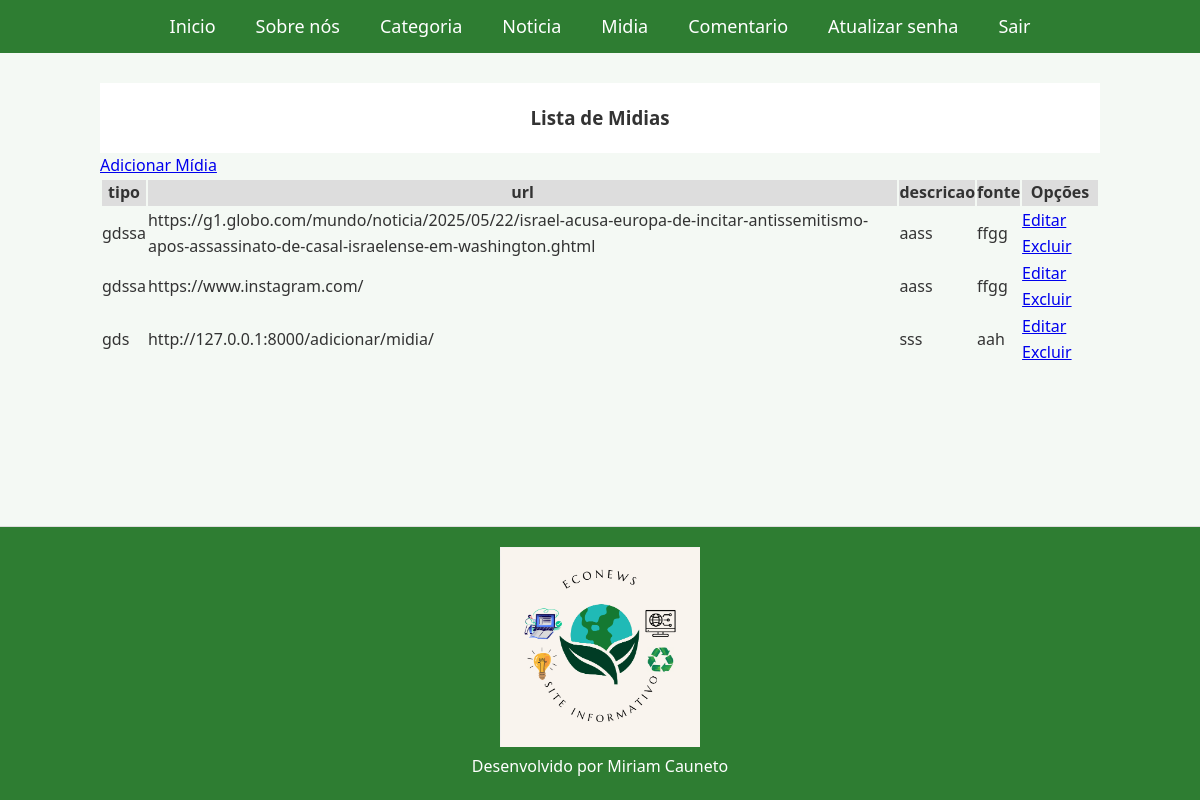
The app's page /listar/midia/ (signed in) with its own data.
### paginas/models.py (models this page shows, shortened)
class Midia(models.Model):
    tipo = models.CharField(max_length=150)
    url = models.URLField(max_length=150)
    descricao = models.CharField(max_length=200, verbose_name= "descricao")
    fonte = models.CharField(max_length=150)

### paginas/views.py (the view)
# urls.py: path("listar/midia/", MidiaList.as_view(), name="listar-midia"),
class MidiaList(LoginRequiredMixin, ListView):
    model = Midia
    template_name = 'paginas/midia.html'

### paginas/templates/paginas/midia.html
{% extends "paginas/index.html" %}
{% load static %}
{% block conteudo %}
<header>
    <h3> Lista de Midias </h3>
</header>
<a href="{% url "adicionar-midia" %}">Adicionar Mídia</a>
<br>
<table>
    <tr>
        <th>tipo</th>
        <th>url</th>
        <th>descricao</th>
        <th>fonte</th>
        <th>Opções</th>
    </tr>
    {% for midia in object_list %}
    <tr>
        <td>{{midia.tipo}}</td>
        <td>{{midia.url}}</td>
        <td>{{midia.descricao}}</td>
        <td>{{midia.fonte}}</td>
        <td>
            <a href="{% url "editar-midia" midia.pk %}">Editar</a>
            <a href="{% url "excluir-midia" midia.pk %}">Excluir</a>
        </td>
    </tr>
    {% empty %}
    <tr>
        <td colspan="5"> Nenhum registro encontrado.</td>
    </tr>
    {% endfor %}
</table>
{% endblock %}

### static/css/estilo.css (style rules this page uses)
:root { --primary-color: #2E7D32; --accent-color: #81C784; --background-color: #f4f9f4; --text-color: #333; --link-color: #388E3C; --link-hover: #1B5E20; --white: #fff; }
* { box-sizing: border-box; margin: 0; padding: 0; }
body { font-family: 'Segoe UI', Tahoma, Geneva, Verdana, sans-serif; background-color: var(--background-color); color: var(--text-color); line-height: 1.6; display: flex; flex-direction: column; min-height: 100vh; }
header { text-align: center; padding: 20px 0; background-color: var(--white); }
main table th { background-color: #ddd; }

### records on screen
Midia: tipo "gdssa", url "https://g1.globo.com/mundo/noticia/2025/05/22/israel-acusa-europa-de-incitar-antissemitismo-apos-assassinato-de-casal-israelense-em-washington.ghtml", descricao "aass", fonte "ffgg"
Midia: tipo "gdssa", url "https://www.instagram.com/", descricao "aass", fonte "ffgg"
Midia: tipo "gds", url "http://127.0.0.1:8000/adicionar/midia/", descricao "sss", fonte "aah"
